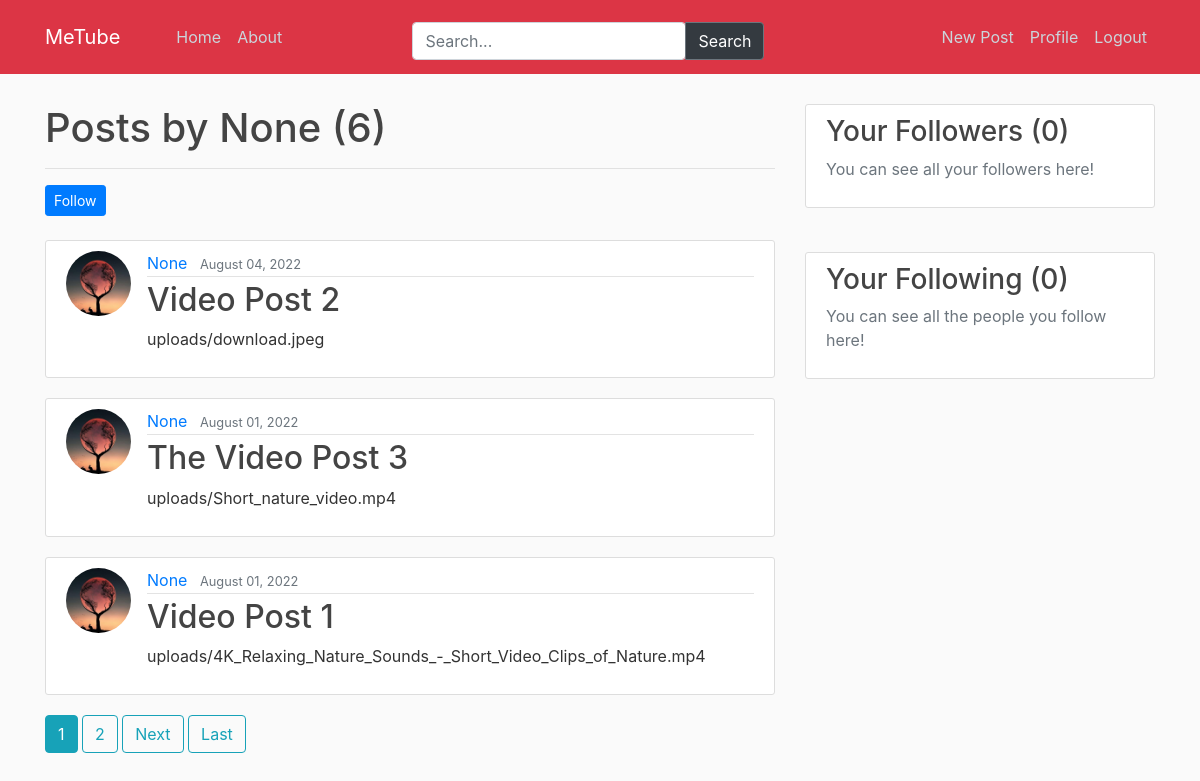
/user/admin@gmail.com/ (signed in), run on an earlier commit of the app's database.
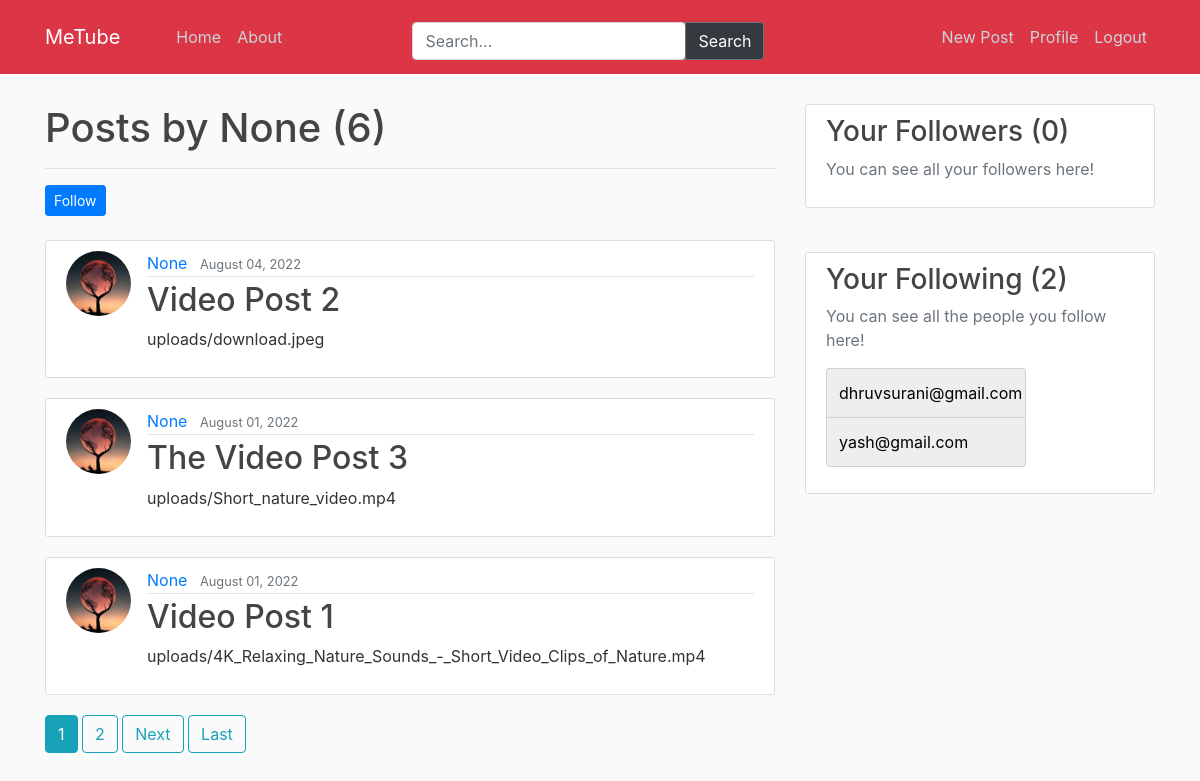
And on a later commit of the database.
### video_post/models.py (models this page shows, shortened)
class VideoPost(models.Model):
    title = models.CharField(max_length=100)
    content = models.FileField(upload_to='uploads')
    description = models.TextField()
    date_posted = models.DateTimeField(default=timezone.now)
    creator = models.ForeignKey(get_user_model(), on_delete=models.CASCADE)
    likes = models.ManyToManyField(get_user_model(), related_name="video_posts")
    dislikes = models.ManyToManyField(get_user_model(), related_name="video_posts_dislikes")

### users/models.py (models this page shows, shortened)
class CustomUser(AbstractBaseUser, PermissionsMixin):
    username = models.CharField(max_length=255, unique=True, null=True)
    email = models.EmailField(_('email address'), unique=True)
    first_name = models.CharField(max_length=255, unique=False, null=True)
    last_name = models.CharField(max_length=255, unique=False, null=True)
    is_staff = models.BooleanField(default=False)
    is_active = models.BooleanField(default=True)
    date_joined = models.DateTimeField(default=timezone.now)
    USERNAME_FIELD = 'email'
    REQUIRED_FIELDS = []
    objects = CustomUserManager()
    def __str__(self):
        return self.email

class Profile(models.Model):
    user = models.OneToOneField(get_user_model(), on_delete=models.CASCADE)
    image = models.ImageField(default='default.jpg', upload_to='profile_pics')
    following = models.ManyToManyField(CustomUser, related_name="following")
    followers = models.ManyToManyField(CustomUser, related_name="followers")

### video_post/views.py (the view)
# urls.py: path('user/<str:email>/', UserPostListView.as_view(), name='user-posts'),
class UserPostListView(ListView):
    model = VideoPost  #It will tell out list what model to query
    template_name = 'video_post/user_posts.html' #<app>/<model>_<viewtype>.html
    context_object_name = 'posts'
    paginate_by = 5
    def get_context_data(self, *args, **kwargs):
        context = super(UserPostListView, self).get_context_data(*args, **kwargs)
        user = get_object_or_404(get_user_model(), email=self.kwargs.get('email'))
        posts = VideoPost.objects.filter(creator=user).order_by('-date_posted')
        context['posts'] = posts
        context['other_user'] = user
        return context

### video_post/templates/video_post/user_posts.html (shortened to what this page needs)
{% extends "video_post/base.html" %}
{% block content %}
    <h1 class="mb-3">Posts by {{ other_user.username }} ({{ page_obj.paginator.count }})</h1>
    <hr>
    <form action="{% url 'follow' other_user.email %}" method="POST">
        {% if other_user in request.user.profile.following.all %}
        <button type="submit" name="post_creator_id" value="{{ view.kwargs.user_id }}" class="btn btn-white btn-sm">Following</button>
        {% else %}
        <button type="submit" name="post_creator_id" value="{{ view.kwargs.user_id }}" class="btn btn-primary btn-sm">Follow</button>
        {% endif %}
        <br>
        <br>
    {% for post in posts %}
        <article class="media content-section">
            <img class="rounded-circle article-img" src="{{post.creator.profile.image.url}}" alt="image">
          <div class="media-body">
            <div class="article-metadata">
              <a class="mr-2" href="{% url 'user-posts' post.creator %}">{{ post.creator.username }}</a>
              <small class="text-muted">{{ post.date_posted|date:"F d, Y" }}</small>
            </div>
            <h2><a class="article-title" href="{% url 'post-detail' post.id %}">{{ post.title }}</a></h2>
            <p class="article-content">{{ post.content }}</p>
          </div>
        </article>
    {% endfor %}
    {% if is_paginated %}
        {% for num in page_obj.paginator.page_range %}
            {% if page_obj.number == num %}
                <a class="btn btn-info mb-4" href="?page={{ num }}">{{ num }}</a>
            {% elif num > page_obj.number|add:'-3' and num < page_obj.number|add:'3' %}
                <a class="btn btn-outline-info mb-4" href="?page={{ num }}">{{ num }}</a>
            {% endif %}
        {% endfor %}
        {% if page_obj.has_next %}
            <a class="btn btn-outline-info mb-4" href="?page={{ page_obj.next_page_number }}">Next</a>
            <a class="btn btn-outline-info mb-4" href="?page={{ page_obj.paginator.num_pages }}">Last</a>
        {% endif %}
    {% endif %}
{% endblock content %}

### video_post/templates/video_post/base.html (shortened to what this page needs)
{% load static %}
<!DOCTYPE html>
<html xml:lang="en">
<head>
    <link rel="stylesheet" href="https://cdn.jsdelivr.net/npm/bootstrap@4.0.0/dist/css/bootstrap.min.css"
>
    <link rel="stylesheet" type="text/css" href="{% static 'video_post/main.css' %}">
</head>
<body>
    <header class="site-header">
      <nav class="navbar navbar-expand-md navbar-dark bg-danger fixed-top">
        <div class="container">
          <a class="navbar-brand mr-5" href="/">MeTube</a>
          <div class="collapse navbar-collapse" id="navbarToggle">
            <div class="navbar-nav mr-auto">
              <a class="nav-item nav-link" href="/">Home</a>
              <a class="nav-item nav-link" href="#">About</a>
            </div>
              <div class="input-group pr-5 mr-auto col-5">
                <form action="{% url 'search_result' %}" method="get">
                  <input class="form-control" name="q" type="text" placeholder="Search...">
                </form>
                  <div class="input-group-append">
                    <button class="btn btn-outline-secondary bg-dark text-white" type="submit">Search</button>
                  </div>
              </div>
            <div class="navbar-nav">
                {% if user.is_authenticated %}
                  <a class="nav-item nav-link" href="{% url 'post-create' %}">New Post</a>
                  <a class="nav-item nav-link" href="{% url 'profile' %}">Profile</a>
                  <a class="nav-item nav-link" href="{% url 'logout' %}">Logout</a>
                {% else %}
                  <a class="nav-item nav-link" href="{% url 'login' %}">Login</a>
                  <a class="nav-item nav-link" href="{% url 'register' %}">Register</a>
                {% endif %}
            </div>
          </div>
        </div>
      </nav>
    </header>
    <main role="main" class="container">
        <div class="row">
            <div class="col-md-8">
                <br>
              {% block content %}{% endblock %}
            </div>
            {% if user.is_authenticated %}
            <div class="col-md-4">
                <br>
              <div class="content-section">
                <h3>Your Followers ({{request.user.profile.followers.count}})</h3>
                <p class='text-muted'>You can see all your followers here!
                </p>
              </div>
                <br>
              <div class="content-section">
                <h3>Your Following ({{request.user.profile.following.count}})</h3>
                <p class='text-muted'>You can see all the people you follow here!
                  <div class="vertical-menu">
                  {% for follower in request.user.profile.following.all %}
                    <a class="list-group-item list-group-item-light" href="{% url 'user-posts' follower %}">{{follower}}</a>
                  {% endfor %}
                  </div>
                </p>
              </div>
            </div>
            {% endif %}
        </div>
    </main>
</body>
</html>

What changed in the data, as far as the page shows it:
changed CustomUser (number 2 of 4 on the later page): user.profile.following.count "0" → "2"
now on this page (row unchanged): CustomUser: email "dhruvsurani@gmail.com"
now on this page (row unchanged): CustomUser: email "yash@gmail.com"
